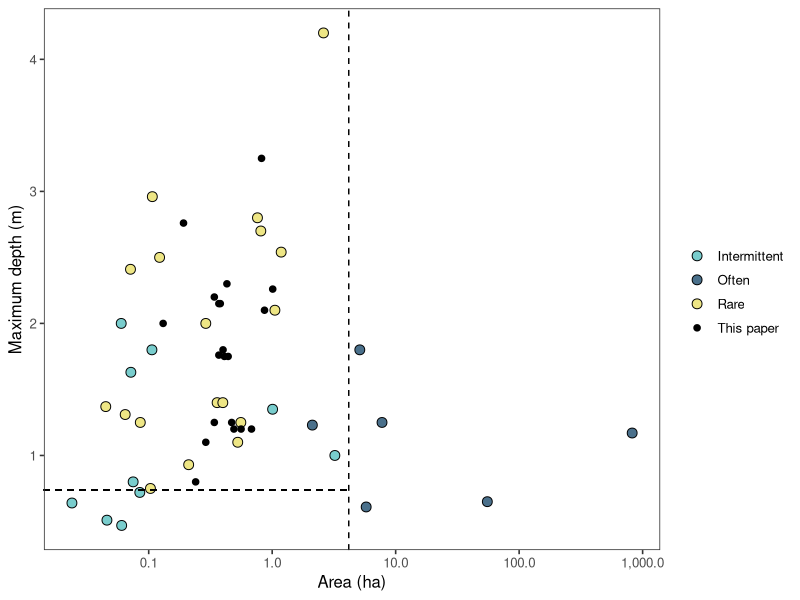
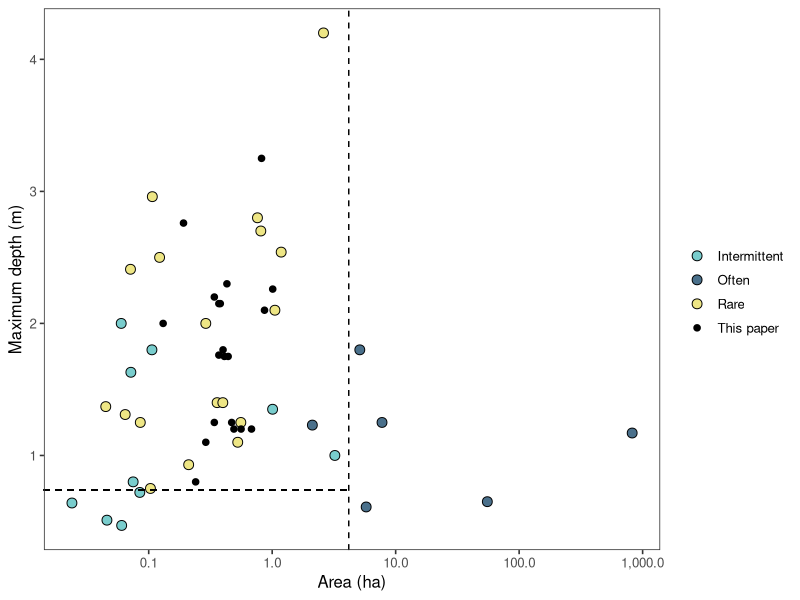

The R source for these figures, in order:
library(tidyverse)
library(scales)

depth = read_csv('data/ancillary/max_depth.csv')
max_depth<- depth%>%
  na.omit()%>%
  group_by(pond)%>%
  summarize(max_depth = max(water_depth_m))

d_sa = read_csv('data/ancillary/pond_size_mixing.csv')
plot<- d_sa%>%
  filter(paper != "NA")
  
ggplot(plot)+
  geom_point(aes(x = area_ha,y = zmax_m, fill = paper, shape = paper), size = 3)+
  scale_x_log10(labels = label_comma())+
  geom_vline(xintercept = 4.17, linetype = "dashed")+
  geom_segment(aes(x = 0, y = 0.74, xend = 4.17, yend = 0.74), linetype = "dashed")+
  ylab("Maximum depth (m)")+
  xlab("Area (ha)")+
  scale_fill_manual(values = c("darkslategray3", "skyblue4", "khaki2","black"), name = "")+
  scale_shape_manual(values = c(21, 21, 21, 20), name = "")+
  theme_bw(base_size = 12) +
  theme(
        panel.grid.minor = element_blank(),
        panel.grid.major = element_blank())
ggsave('figures/mixing/comparison.png', height = 6, width = 8, dpi = 500, units = 'in')
